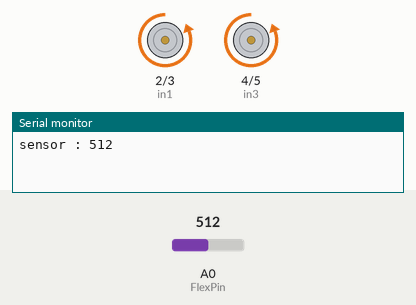
This sketch was run on a simulated Arduino Uno, built with avr-gcc and run on an emulated ATmega328P. Parts: motor-driver pin pairs drawn as motors (green arrow = first pin HIGH = forward, orange = second pin HIGH = backward, longer = more drive, scaled by the enable pin), the last lines printed to the serial monitor. Inputs (shaded band) come from the test bench; at power-on: A0 (FlexPin) = 512.

Above: at 0.45 s.
At 2.4 s:
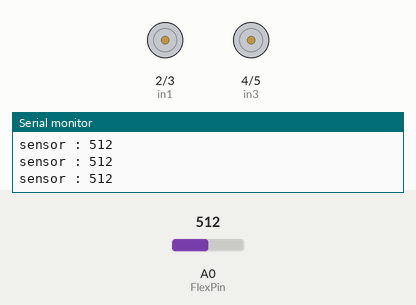
2.5 s: A0 (FlexPin) set to 0
At 2.95 s:
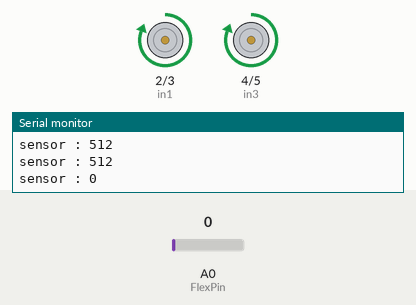
Timing chart, 0 to 5.5 s (numbered marks = the images above; inputs shaded):
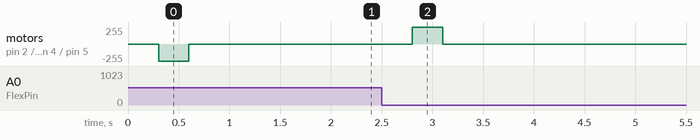

Measured:
- after the input at 2.5 s, motor on pin 2 (in1) / pin 3 (in2), motor on pin 4 (in3) / pin 5 (in4): stopped → forward 255/255 after 0.30 s, → stopped 0.30 s later

The sketch:

Linear_motor.ino
```cpp
int FlexPin = A0;
// 모터 제어를 위한 핀 설정
const int enA = 9;   // ENA 핀
const int in1 = 2;   // IN1 핀
const int in2 = 3;   // IN2 핀

const int enB = 10;   // ENB 핀
const int in3 = 4;   // IN3 핀
const int in4 = 5;   // IN4 핀


int A;

bool motorRunning = false;  // 모터 동작 여부를 나타내는 변수
unsigned long lastFlexChangeTime = 0;  // 센서 값이 마지막으로 변한 시간을 기록하는 변수

void setup() {
  Serial.begin(9600);
  // 모터 제어 핀을 출력으로 설정
  pinMode(enA, OUTPUT);
  pinMode(in1, OUTPUT);
  pinMode(in2, OUTPUT);

  pinMode(enB, OUTPUT);
  pinMode(in3, OUTPUT);
  pinMode(in4, OUTPUT);

  // 초기에 모터를 정지 상태로 설정
  digitalWrite(in1, LOW);
  digitalWrite(in2, LOW);
  digitalWrite(in3, LOW);
  digitalWrite(in4, LOW);
}

void loop() {
  int FlexVal;
  FlexVal = analogRead(FlexPin);

  // 센서 값을 시리얼 모니터에 출력
  Serial.print("sensor : ");
  Serial.println(FlexVal);

  delay(300);

  // 센서 값이 변할 때만 동작
  if (FlexVal <= 10 && !motorRunning == A) {
    // 센서 값이 0이고 모터가 작동 중이지 않을 때만 실행
    motorRunning = true;  // 모터 작동 상태로 변경

    // 센서 값이 0일 때 모터를 전진 방향으로 회전
    digitalWrite(in1, HIGH);
    digitalWrite(in2, LOW);
    digitalWrite(in3, HIGH);
    digitalWrite(in4, LOW);
    // 모터 속도 설정 (PWM 사용)
    analogWrite(enA, 255);  // 최대 속도 설정
    analogWrite(enB, 255);

    delay(300);  // 0.3초 동안 전진

    // 모터를 정지 상태로 변경
    digitalWrite(in1, LOW);
    digitalWrite(in2, LOW);
    digitalWrite(in3, LOW);
    digitalWrite(in4, LOW);
    delay(1000);  // 1초 동안 정지

    motorRunning = false;  // 모터 정지 상태로 변경
    A = 0;
  }

  // 센서 값이 변할 때만 동작
  if (FlexVal > 10 && !motorRunning == !A) {
    // 센서 값이 10을 초과하고 모터가 작동 중이지 않을 때만 실행
    motorRunning = true;  // 모터 작동 상태로 변경

    // 모터를 후진 방향으로 회전
    digitalWrite(in1, LOW);
    digitalWrite(in2, HIGH);
    digitalWrite(in3, LOW);
    digitalWrite(in4, HIGH);

    // 모터 속도 설정 (PWM 사용)
    analogWrite(enA, 255);  // 최대 속도 설정
    analogWrite(enB, 255);

    delay(300);  // 0.3초 동안 후진

    // 모터를 정지 상태로 변경
    digitalWrite(in1, LOW);
    digitalWrite(in2, LOW);
    digitalWrite(in3, LOW);
    digitalWrite(in4, LOW);

    delay(1000);  // 1초 동안 정지

    motorRunning = false;  // 모터 정지 상태로 변경
    A = 1;
  }
}
```
